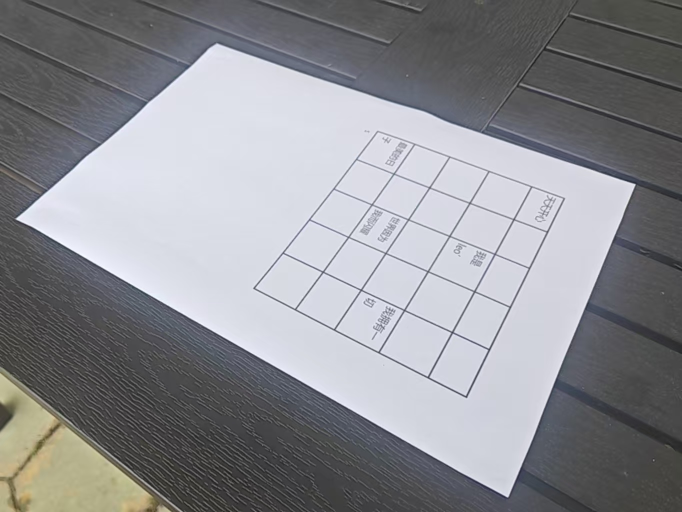
#> input picture 2023104667/hw_lesson5/5-1-2.jpg, 1364 x 1024 px, found by its file name (shown at 1/2 size)
$ python '校正.py'
#> lines starting #> are read from the running program, lines starting #| are printed output that depends on the picture
import cv2
import numpy as np

# 读取你的斜拍A4照片
img = cv2.imread("/home/hhhkinggoder1/cv-course/homework5/5-1-2.jpg")
#> img is the input picture: shape (1024, 1364, 3); mean B, G, R 145.7, 141.2, 140.3

# 用你点击的四个角点坐标
pts1 = np.float32([
    (435, 85),    # 左上
    (1270, 367),  # 右上
    (30, 438),    # 左下
    (1016, 995)   # 右下
])

# 校正为标准A4比例的矩形
width, height = 420, 594
pts2 = np.float32([
    [0, 0],
    [width, 0],
    [0, height],
    [width, height]
])

# 透视变换
M = cv2.getPerspectiveTransform(pts1, pts2)
corrected = cv2.warpPerspective(img, M, (width, height))
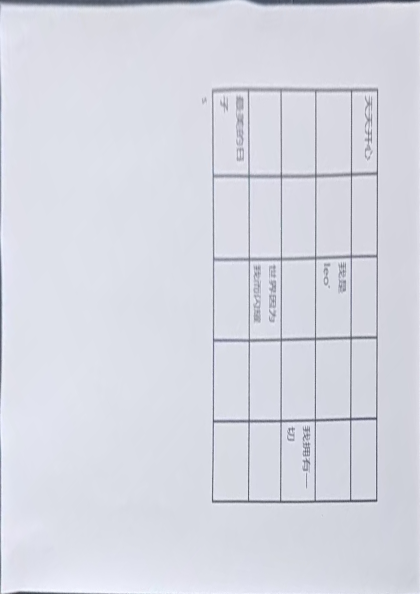
#> corrected: shape (594, 420, 3); mean B, G, R 226.1, 216.2, 214.2

corrected = cv2.rotate(corrected, cv2.ROTATE_180)
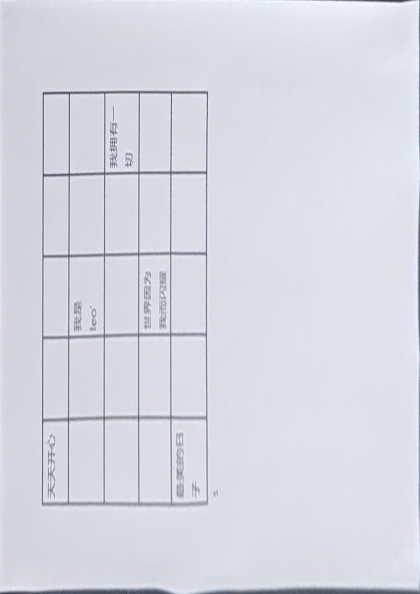
#> corrected: shape (594, 420, 3); mean B, G, R 226.1, 216.2, 214.2

# 保存最终结果
cv2.imwrite("/home/hhhkinggoder1/cv-course/homework5/a4_corrected.jpg", corrected)

# 显示结果
cv2.imshow("Corrected (Final)", corrected)
cv2.waitKey(0)
cv2.destroyAllWindows()
